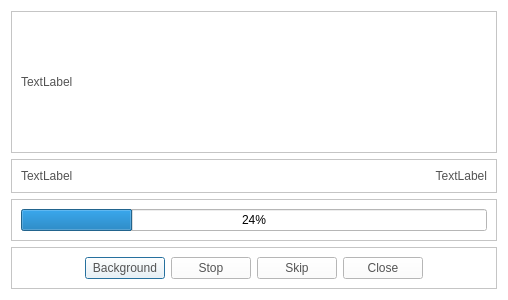
<?xml version="1.0" encoding="UTF-8"?>
<ui version="4.0">
 <class>ProgressDialog</class>
 <widget class="QDialog" name="ProgressDialog">
  <property name="geometry">
   <rect>
    <x>0</x>
    <y>0</y>
    <width>508</width>
    <height>300</height>
   </rect>
  </property>
  <property name="windowTitle">
   <string>Dialog</string>
  </property>
  <property name="styleSheet">
   <string notr="true">QLabel
{
	color: rgb(84, 84, 84);
	font: 14pt &quot;Segoe UI&quot;;
}
QPushButton
{
	color: rgb(84, 84, 84);
	font: 14pt &quot;Segoe UI&quot;;
}
QWidget
{
	background-color: rgb(255, 255, 255);
}</string>
  </property>
  <layout class="QGridLayout" name="gridLayout">
   <item row="4" column="0">
    <widget class="QFrame" name="frame">
     <property name="frameShape">
      <enum>QFrame::StyledPanel</enum>
     </property>
     <property name="frameShadow">
      <enum>QFrame::Raised</enum>
     </property>
     <layout class="QGridLayout" name="gridLayout_2">
      <item row="0" column="1">
       <widget class="QPushButton" name="btnBack">
        <property name="styleSheet">
         <string notr="true">QPushButton
{
  border-image: url(&quot;:/resource/audiocd-popup-btn110-ok-n@3x.png&quot;);
width: 110px;
color: rgb(84, 84, 84)
}

QPushButton:hover
{
  border-image: url(&quot;:/resource/audiocd-popup-btn110-ok-h@3x.png&quot;);
width: 110px;
color: rgb(255, 255, 255)
}</string>
        </property>
        <property name="text">
         <string>Background</string>
        </property>
       </widget>
      </item>
      <item row="0" column="0">
       <spacer name="horizontalSpacer">
        <property name="orientation">
         <enum>Qt::Horizontal</enum>
        </property>
        <property name="sizeHint" stdset="0">
         <size>
          <width>40</width>
          <height>20</height>
         </size>
        </property>
       </spacer>
      </item>
      <item row="0" column="4">
       <widget class="QPushButton" name="btnClose">
        <property name="styleSheet">
         <string notr="true">QPushButton
{
  border-image: url(&quot;:/resource/audiocd-popup-btn110-ok-n@3x.png&quot;);
width: 110px;
color: rgb(84, 84, 84)
}

QPushButton:hover
{
  border-image: url(&quot;:/resource/audiocd-popup-btn110-ok-h@3x.png&quot;);
width: 110px;
color: rgb(255, 255, 255)
}</string>
        </property>
        <property name="text">
         <string>Close</string>
        </property>
       </widget>
      </item>
      <item row="0" column="3">
       <widget class="QPushButton" name="btnSkip">
        <property name="styleSheet">
         <string notr="true">QPushButton
{
  border-image: url(&quot;:/resource/audiocd-popup-btn110-ok-n@3x.png&quot;);
width: 110px;
color: rgb(84, 84, 84)
}

QPushButton:hover
{
  border-image: url(&quot;:/resource/audiocd-popup-btn110-ok-h@3x.png&quot;);
width: 110px;
color: rgb(255, 255, 255)
}</string>
        </property>
        <property name="text">
         <string>Skip</string>
        </property>
       </widget>
      </item>
      <item row="0" column="2">
       <widget class="QPushButton" name="btnStop">
        <property name="styleSheet">
         <string notr="true">QPushButton
{
  border-image: url(&quot;:/resource/audiocd-popup-btn110-ok-n@3x.png&quot;);
width: 110px;
color: rgb(84, 84, 84)
}

QPushButton:hover
{
  border-image: url(&quot;:/resource/audiocd-popup-btn110-ok-h@3x.png&quot;);
width: 110px;
color: rgb(255, 255, 255)
}</string>
        </property>
        <property name="text">
         <string>Stop</string>
        </property>
       </widget>
      </item>
      <item row="0" column="5">
       <spacer name="horizontalSpacer_2">
        <property name="orientation">
         <enum>Qt::Horizontal</enum>
        </property>
        <property name="sizeHint" stdset="0">
         <size>
          <width>40</width>
          <height>20</height>
         </size>
        </property>
       </spacer>
      </item>
     </layout>
    </widget>
   </item>
   <item row="1" column="0">
    <widget class="QFrame" name="frame_3">
     <property name="frameShape">
      <enum>QFrame::StyledPanel</enum>
     </property>
     <property name="frameShadow">
      <enum>QFrame::Raised</enum>
     </property>
     <layout class="QHBoxLayout" name="horizontalLayout">
      <item>
       <widget class="QLabel" name="labelCurTime">
        <property name="text">
         <string>TextLabel</string>
        </property>
       </widget>
      </item>
      <item>
       <widget class="QLabel" name="labelTotTime">
        <property name="text">
         <string>TextLabel</string>
        </property>
        <property name="alignment">
         <set>Qt::AlignRight|Qt::AlignTrailing|Qt::AlignVCenter</set>
        </property>
       </widget>
      </item>
     </layout>
    </widget>
   </item>
   <item row="0" column="0">
    <widget class="QScrollArea" name="scrollArea">
     <property name="widgetResizable">
      <bool>true</bool>
     </property>
     <widget class="QWidget" name="scrollAreaWidgetContents">
      <property name="geometry">
       <rect>
        <x>0</x>
        <y>0</y>
        <width>488</width>
        <height>130</height>
       </rect>
      </property>
      <layout class="QGridLayout" name="gridLayout_4">
       <item row="0" column="0">
        <widget class="QLabel" name="labelContent">
         <property name="text">
          <string>TextLabel</string>
         </property>
        </widget>
       </item>
      </layout>
     </widget>
    </widget>
   </item>
   <item row="2" column="0">
    <widget class="QFrame" name="frame_2">
     <property name="frameShape">
      <enum>QFrame::StyledPanel</enum>
     </property>
     <property name="frameShadow">
      <enum>QFrame::Raised</enum>
     </property>
     <layout class="QGridLayout" name="gridLayout_3">
      <item row="1" column="0">
       <widget class="QProgressBar" name="progressBar">
        <property name="value">
         <number>24</number>
        </property>
       </widget>
      </item>
     </layout>
    </widget>
   </item>
  </layout>
 </widget>
 <resources/>
 <connections/>
</ui>
